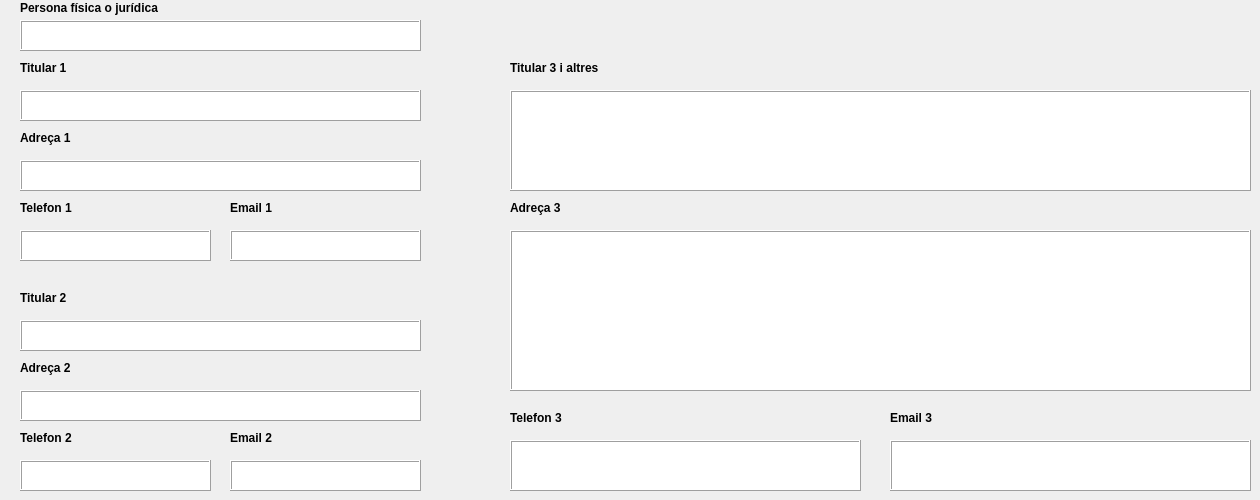
           <widget class="QWidget" name="tab">
            <attribute name="title">
             <string>DADES TITULARS</string>
            </attribute>
            <widget class="QTextEdit" name="tel_3">
             <property name="geometry">
              <rect>
               <x>510</x>
               <y>440</y>
               <width>351</width>
               <height>51</height>
              </rect>
             </property>
             <property name="frameShape">
              <enum>QFrame::Box</enum>
             </property>
             <property name="frameShadow">
              <enum>QFrame::Raised</enum>
             </property>
            </widget>
            <widget class="QTextEdit" name="tel_2">
             <property name="geometry">
              <rect>
               <x>20</x>
               <y>460</y>
               <width>191</width>
               <height>31</height>
              </rect>
             </property>
             <property name="frameShape">
              <enum>QFrame::Box</enum>
             </property>
             <property name="frameShadow">
              <enum>QFrame::Raised</enum>
             </property>
            </widget>
            <widget class="QLabel" name="label_5">
             <property name="geometry">
              <rect>
               <x>510</x>
               <y>60</y>
               <width>111</width>
               <height>16</height>
              </rect>
             </property>
             <property name="font">
              <font>
               <weight>75</weight>
               <bold>true</bold>
              </font>
             </property>
             <property name="text">
              <string>Titular 3 i altres</string>
             </property>
            </widget>
            <widget class="QTextEdit" name="titular_1">
             <property name="geometry">
              <rect>
               <x>20</x>
               <y>90</y>
               <width>401</width>
               <height>31</height>
              </rect>
             </property>
             <property name="frameShape">
              <enum>QFrame::Box</enum>
             </property>
             <property name="frameShadow">
              <enum>QFrame::Raised</enum>
             </property>
            </widget>
            <widget class="QLabel" name="label_2">
             <property name="geometry">
              <rect>
               <x>20</x>
               <y>60</y>
               <width>111</width>
               <height>16</height>
              </rect>
             </property>
             <property name="font">
              <font>
               <weight>75</weight>
               <bold>true</bold>
              </font>
             </property>
             <property name="autoFillBackground">
              <bool>false</bool>
             </property>
             <property name="text">
              <string>Titular 1</string>
             </property>
            </widget>
            <widget class="QLabel" name="label_20">
             <property name="geometry">
              <rect>
               <x>20</x>
               <y>200</y>
               <width>111</width>
               <height>16</height>
              </rect>
             </property>
             <property name="font">
              <font>
               <weight>75</weight>
               <bold>true</bold>
              </font>
             </property>
             <property name="text">
              <string>Telefon 1</string>
             </property>
            </widget>
            <widget class="QTextEdit" name="adresa_1">
             <property name="geometry">
              <rect>
               <x>20</x>
               <y>160</y>
               <width>401</width>
               <height>31</height>
              </rect>
             </property>
             <property name="frameShape">
              <enum>QFrame::Box</enum>
             </property>
             <property name="frameShadow">
              <enum>QFrame::Raised</enum>
             </property>
            </widget>
            <widget class="QTextEdit" name="tel_1">
             <property name="geometry">
              <rect>
               <x>20</x>
               <y>230</y>
               <width>191</width>
               <height>31</height>
              </rect>
             </property>
             <property name="frameShape">
              <enum>QFrame::Box</enum>
             </property>
             <property name="frameShadow">
              <enum>QFrame::Raised</enum>
             </property>
            </widget>
            <widget class="QTextEdit" name="titular_2">
             <property name="geometry">
              <rect>
               <x>20</x>
               <y>320</y>
               <width>401</width>
               <height>31</height>
              </rect>
             </property>
             <property name="frameShape">
              <enum>QFrame::Box</enum>
             </property>
             <property name="frameShadow">
              <enum>QFrame::Raised</enum>
             </property>
            </widget>
            <widget class="QLabel" name="label_6">
             <property name="geometry">
              <rect>
               <x>20</x>
               <y>130</y>
               <width>111</width>
               <height>16</height>
              </rect>
             </property>
             <property name="font">
              <font>
               <weight>75</weight>
               <bold>true</bold>
              </font>
             </property>
             <property name="text">
              <string>Adreça 1</string>
             </property>
            </widget>
            <widget class="QTextEdit" name="titular_3">
             <property name="geometry">
              <rect>
               <x>510</x>
               <y>90</y>
               <width>741</width>
               <height>101</height>
              </rect>
             </property>
             <property name="frameShape">
              <enum>QFrame::Box</enum>
             </property>
             <property name="frameShadow">
              <enum>QFrame::Raised</enum>
             </property>
            </widget>
            <widget class="QLabel" name="label_21">
             <property name="geometry">
              <rect>
               <x>20</x>
               <y>430</y>
               <width>111</width>
               <height>16</height>
              </rect>
             </property>
             <property name="font">
              <font>
               <weight>75</weight>
               <bold>true</bold>
              </font>
             </property>
             <property name="text">
              <string>Telefon 2</string>
             </property>
            </widget>
            <widget class="QTextEdit" name="adresa_3">
             <property name="geometry">
              <rect>
               <x>510</x>
               <y>230</y>
               <width>741</width>
               <height>161</height>
              </rect>
             </property>
             <property name="frameShape">
              <enum>QFrame::Box</enum>
             </property>
             <property name="frameShadow">
              <enum>QFrame::Raised</enum>
             </property>
            </widget>
            <widget class="QLabel" name="label_22">
             <property name="geometry">
              <rect>
               <x>510</x>
               <y>410</y>
               <width>111</width>
               <height>16</height>
              </rect>
             </property>
             <property name="font">
              <font>
               <weight>75</weight>
               <bold>true</bold>
              </font>
             </property>
             <property name="text">
              <string>Telefon 3</string>
             </property>
            </widget>
            <widget class="QTextEdit" name="adresa_2">
             <property name="geometry">
              <rect>
               <x>20</x>
               <y>390</y>
               <width>401</width>
               <height>31</height>
              </rect>
             </property>
             <property name="frameShape">
              <enum>QFrame::Box</enum>
             </property>
             <property name="frameShadow">
              <enum>QFrame::Raised</enum>
             </property>
            </widget>
            <widget class="QLabel" name="label_7">
             <property name="geometry">
              <rect>
               <x>510</x>
               <y>200</y>
               <width>111</width>
               <height>16</height>
              </rect>
             </property>
             <property name="font">
              <font>
               <weight>75</weight>
               <bold>true</bold>
              </font>
             </property>
             <property name="text">
              <string>Adreça 3</string>
             </property>
            </widget>
            <widget class="QLabel" name="label_4">
             <property name="geometry">
              <rect>
               <x>20</x>
               <y>290</y>
               <width>111</width>
               <height>16</height>
              </rect>
             </property>
             <property name="font">
              <font>
               <weight>75</weight>
               <bold>true</bold>
              </font>
             </property>
             <property name="text">
              <string>Titular 2</string>
             </property>
            </widget>
            <widget class="QLabel" name="label_8">
             <property name="geometry">
              <rect>
               <x>20</x>
               <y>360</y>
               <width>111</width>
               <height>16</height>
              </rect>
             </property>
             <property name="font">
              <font>
               <weight>75</weight>
               <bold>true</bold>
              </font>
             </property>
             <property name="text">
              <string>Adreça 2</string>
             </property>
            </widget>
            <widget class="QLabel" name="label_26">
             <property name="geometry">
              <rect>
               <x>20</x>
               <y>0</y>
               <width>151</width>
               <height>16</height>
              </rect>
             </property>
             <property name="font">
              <font>
               <weight>75</weight>
               <bold>true</bold>
              </font>
             </property>
             <property name="text">
              <string>Persona física o jurídica</string>
             </property>
            </widget>
            <widget class="QTextEdit" name="pers_fis_jurid">
             <property name="geometry">
              <rect>
               <x>20</x>
               <y>20</y>
               <width>401</width>
               <height>31</height>
              </rect>
             </property>
             <property name="frameShape">
              <enum>QFrame::Box</enum>
             </property>
             <property name="frameShadow">
              <enum>QFrame::Raised</enum>
             </property>
            </widget>
            <widget class="QLabel" name="label_50">
             <property name="geometry">
              <rect>
               <x>230</x>
               <y>430</y>
               <width>111</width>
               <height>16</height>
              </rect>
             </property>
             <property name="font">
              <font>
               <weight>75</weight>
               <bold>true</bold>
              </font>
             </property>
             <property name="text">
              <string>Email 2</string>
             </property>
            </widget>
            <widget class="QTextEdit" name="email_3">
             <property name="geometry">
              <rect>
               <x>890</x>
               <y>440</y>
               <width>361</width>
               <height>51</height>
              </rect>
             </property>
             <property name="frameShape">
              <enum>QFrame::Box</enum>
             </property>
             <property name="frameShadow">
              <enum>QFrame::Raised</enum>
             </property>
            </widget>
            <widget class="QTextEdit" name="email_2">
             <property name="geometry">
              <rect>
               <x>230</x>
               <y>460</y>
               <width>191</width>
               <height>31</height>
              </rect>
             </property>
             <property name="frameShape">
              <enum>QFrame::Box</enum>
             </property>
             <property name="frameShadow">
              <enum>QFrame::Raised</enum>
             </property>
            </widget>
            <widget class="QLabel" name="label_52">
             <property name="geometry">
              <rect>
               <x>890</x>
               <y>410</y>
               <width>111</width>
               <height>16</height>
              </rect>
             </property>
             <property name="font">
              <font>
               <weight>75</weight>
               <bold>true</bold>
              </font>
             </property>
             <property name="text">
              <string>Email 3</string>
             </property>
            </widget>
            <widget class="QLabel" name="label_23">
             <property name="geometry">
              <rect>
               <x>230</x>
               <y>200</y>
               <width>111</width>
               <height>16</height>
              </rect>
             </property>
             <property name="font">
              <font>
               <weight>75</weight>
               <bold>true</bold>
              </font>
             </property>
             <property name="text">
              <string>Email 1</string>
             </property>
            </widget>
            <widget class="QTextEdit" name="email_1">
             <property name="geometry">
              <rect>
               <x>230</x>
               <y>230</y>
               <width>191</width>
               <height>31</height>
              </rect>
             </property>
             <property name="frameShape">
              <enum>QFrame::Box</enum>
             </property>
             <property name="frameShadow">
              <enum>QFrame::Raised</enum>
             </property>
            </widget>
           </widget>
